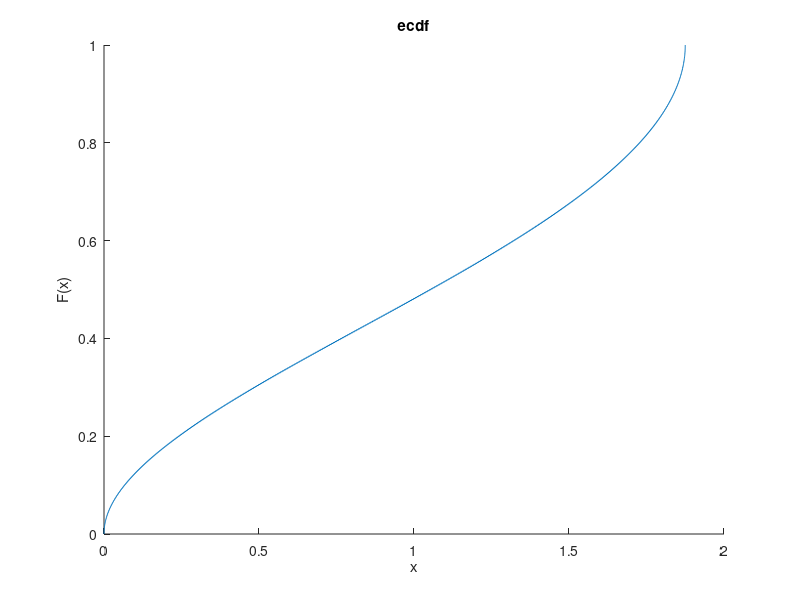

The MATLAB script that drew this image: (Note: this script raises an error after producing the figure.)
clc
clear all

t=0:.001:1;
tc=.5;
ts=1;
ta=(t-tc)/ts+.5;
K=(30*ta.^2-60*ta.^3+30*ta.^4)/ts;

figure(1)
clf
hold on
ecdf(K)
vRange=0:.001:1.875;
Pv=1-sqrt(1-2*sqrt(30)*sqrt(vRange)/15);

Erange=0:.001:(.5*1.875^2);
PE=1-sqrt(1-2/15*sqrt(30)*sqrt(sqrt(2)*sqrt(y)));
plot(out,Pout,'r.')

%Make random walk
